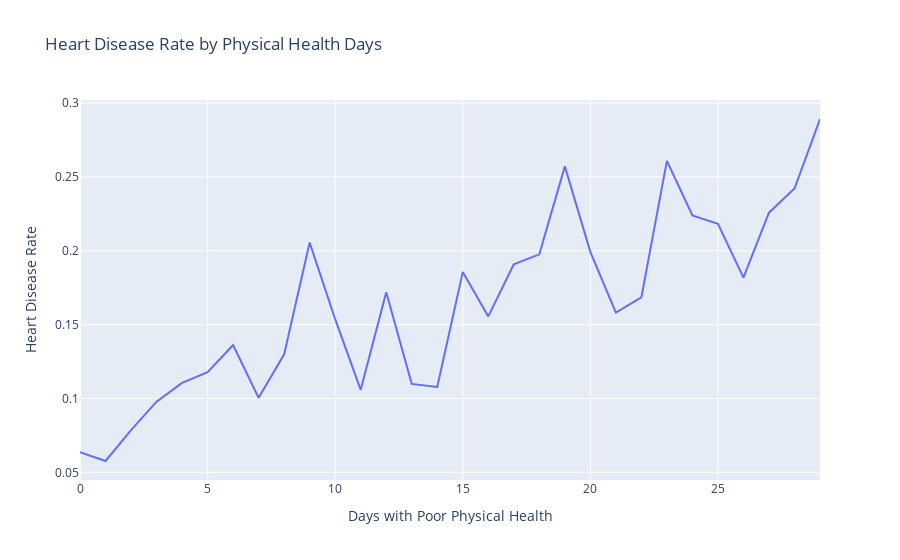

The notebook cell this image was saved under:
### Code cell
# Analyze Physical Health (days with poor physical health in last 30 days)
# Group by unique values and calculate rates
physical_health_values = sorted(data['PhysicalHealth'].unique())
physical_health_rates = []

for value in physical_health_values:
    heart_disease_count = data.loc[(data['PhysicalHealth'] == value) & 
                                   (data['HeartDisease'] == 'Yes')].shape[0]
    total_count = data.loc[data['PhysicalHealth'] == value].shape[0]
    if total_count > 0:  # Avoid division by zero
        rate = heart_disease_count / total_count
        physical_health_rates.append(rate)
    else:
        physical_health_rates.append(0)

# Store for encoding (using rate as encoding value)
physical_health_encoding = {physical_health_values[i]: physical_health_rates[i] 
                            for i in range(len(physical_health_values))}

# Visualize (sample first 30 values for clarity)
sample_size = min(30, len(physical_health_values))
fig = px.line(
    x=physical_health_values[:sample_size],
    y=physical_health_rates[:sample_size],
    title='Heart Disease Rate by Physical Health Days',
    labels={'x': 'Days with Poor Physical Health', 'y': 'Heart Disease Rate'}
)
fig.show()

### Figure 1 — Plotly figure (JSON) as saved in the notebook; plotly's stock layout.template omitted (floating-point values rounded to 4 significant figures)
{"data": [{"hovertemplate": "Days with Poor Physical Health=%{x}<br>Heart Disease Rate=%{y}<extra></extra>", "legendgroup": "", "line": {"color": "#636efa", "dash": "solid"}, "marker": {"symbol": "circle"}, "mode": "lines", "name": "", "orientation": "v", "showlegend": false, "type": "scatter", "x": [0, 1, 2, 3, 4, 5, 6, 7, 8, 9, 10, 11, 12, 13, 14, 15, 16, 17, 18, 19, 20, 21, 22, 23, 24, 25, 26, 27, 28, 29], "xaxis": "x", "y": [0.06365, 0.05768, 0.07856, 0.09783, 0.1106, 0.1178, 0.1362, 0.1005, 0.1299, 0.2056, 0.1537, 0.1059, 0.1719, 0.1099, 0.1078, 0.1856, 0.1556, 0.1909, 0.1976, 0.2571, 0.1993, 0.1581, 0.1685, 0.2609, 0.2239, 0.2182, 0.1818, 0.2258, 0.2422, 0.2892], "yaxis": "y"}], "layout": {"legend": {"tracegroupgap": 0}, "title": {"text": "Heart Disease Rate by Physical Health Days"}, "xaxis": {"anchor": "y", "domain": [0, 1], "title": {"text": "Days with Poor Physical Health"}}, "yaxis": {"anchor": "x", "domain": [0, 1], "title": {"text": "Heart Disease Rate"}}}}
